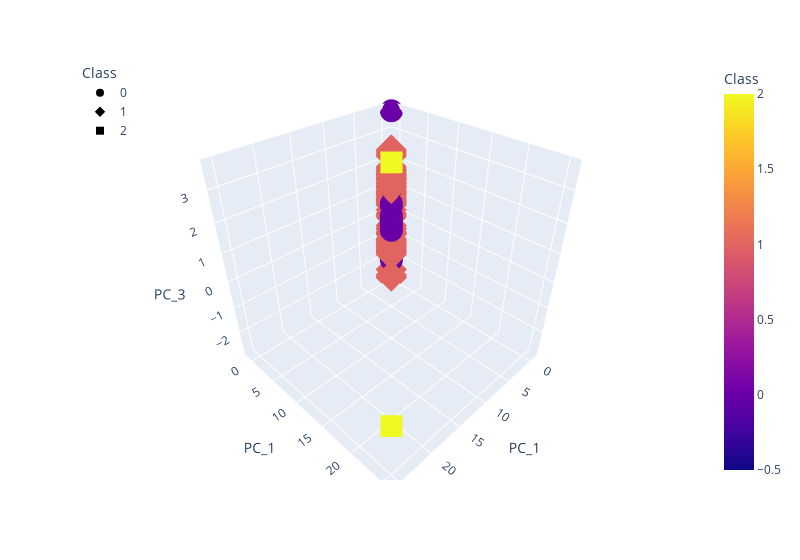

The cell this chart's notebook holds for it:
### Markdown cell above
### Visualizing Results

#### 3D-Scatter with Clusters

### Code cell
# Create a 3D-Scatter with the PCA data and the clusters
fig = px.scatter_3d(
    clustered_df,
    x="PC_1",
    y="PC_1",
    z="PC_3",
    color="Class",
    symbol="Class",
    width=800,
    hover_name="CoinName",
    hover_data=["Algorithm"]
    
)
fig.update_layout(legend=dict(x=0, y=1))
fig.show()

### Figure 1 — Plotly figure (JSON) as saved in the notebook; plotly's stock layout.template omitted (floating-point values rounded to 4 significant figures; data arrays with more than 128 entries replaced by an {"elided": "..."} marker saying what was removed)
{"data": [{"customdata": {"elided": "343x1 int values"}, "hovertemplate": "<b>%{hovertext}</b><br><br>Class=%{marker.color}<br>PC_1=%{y}<br>PC_3=%{z}<br>Algorithm=%{customdata[0]}<extra></extra>", "hovertext": {"elided": "343 str values"}, "legendgroup": "0", "marker": {"color": {"elided": "343 int values"}, "coloraxis": "coloraxis", "symbol": "circle"}, "mode": "markers", "name": "0", "scene": "scene", "showlegend": true, "type": "scatter3d", "x": {"elided": "343 float values"}, "y": {"elided": "343 float values"}, "z": {"elided": "343 float values"}}, {"customdata": {"elided": "188x1 int values"}, "hovertemplate": "<b>%{hovertext}</b><br><br>Class=%{marker.color}<br>PC_1=%{y}<br>PC_3=%{z}<br>Algorithm=%{customdata[0]}<extra></extra>", "hovertext": {"elided": "188 str values"}, "legendgroup": "1", "marker": {"color": {"elided": "188 int values"}, "coloraxis": "coloraxis", "symbol": "diamond"}, "mode": "markers", "name": "1", "scene": "scene", "showlegend": true, "type": "scatter3d", "x": {"elided": "188 float values"}, "y": {"elided": "188 float values"}, "z": {"elided": "188 float values"}}, {"customdata": [[10], [60]], "hovertemplate": "<b>%{hovertext}</b><br><br>Class=%{marker.color}<br>PC_1=%{y}<br>PC_3=%{z}<br>Algorithm=%{customdata[0]}<extra></extra>", "hovertext": ["TurtleCoin", "BitTorrent"], "legendgroup": "2", "marker": {"color": [2, 2], "coloraxis": "coloraxis", "symbol": "square"}, "mode": "markers", "name": "2", "scene": "scene", "showlegend": true, "type": "scatter3d", "x": [10.94, 25.46], "y": [10.94, 25.46], "z": [3.587, -0.7859]}], "layout": {"coloraxis": {"colorbar": {"title": {"text": "Class"}}, "colorscale": [[0, "#0d0887"], [0.1111, "#46039f"], [0.2222, "#7201a8"], [0.3333, "#9c179e"], [0.4444, "#bd3786"], [0.5556, "#d8576b"], [0.6667, "#ed7953"], [0.7778, "#fb9f3a"], [0.8889, "#fdca26"], [1, "#f0f921"]]}, "legend": {"title": {"text": "Class"}, "tracegroupgap": 0, "x": 0, "y": 1}, "margin": {"t": 60}, "scene": {"domain": {"x": [0, 1], "y": [0, 1]}, "xaxis": {"title": {"text": "PC_1"}}, "yaxis": {"title": {"text": "PC_1"}}, "zaxis": {"title": {"text": "PC_3"}}}, "width": 800}}
